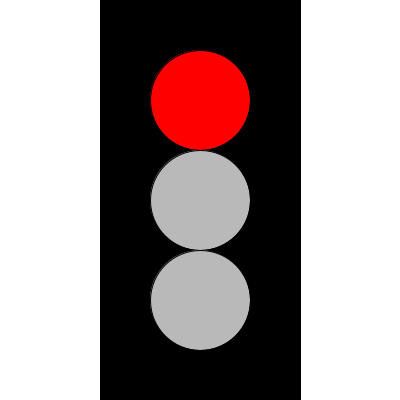
Frame 1 (no input)
Frame 60 (the mouse pressed at the canvas centre just before this capture): identical to frame 1, image omitted
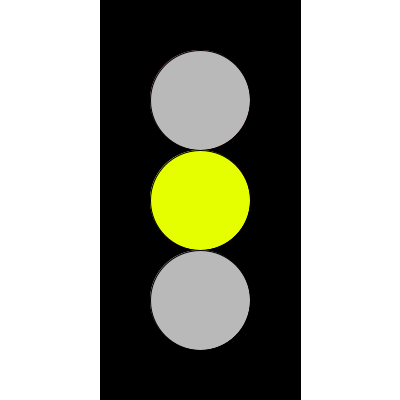
Frame 120 (the mouse held since frame 60 and released just before this capture)

The Processing sketch that drew these frames (run headless with seeded random() and noise(); from frame 60 on, the mouse is pressed at the canvas centre):

// Processing sketch: Task_6
// ── Task_6.pde
int redOn = color(255,0,0);
int yellowOn = color(230,255,0);
int greenOn = color(0,255,0);
int off = color(185);

void setup() {
  size(400, 400);
  background(255);
  rectMode(CENTER);
  fill(0);
  rect(width/2, height/2, width/2, height);
}

void draw() {
  
  switch(frameCount%400){
    case 1:
    fill(redOn);
    ellipse(width/2, height*0.25, 100, 100);
    fill(off);
    ellipse(width/2, height*0.50, 100, 100);
    ellipse(width/2, height*0.75, 100, 100);
    break;
    case 100:
    fill(off);
    ellipse(width/2, height*0.25, 100, 100);
    fill(yellowOn);
    ellipse(width/2, height*0.50, 100, 100);
    fill(off);
    ellipse(width/2, height*0.75, 100, 100);
    break;
    case 300:
    fill(off);
    ellipse(width/2, height*0.25, 100, 100);
    ellipse(width/2, height*0.50, 100, 100);
    fill(greenOn);
    ellipse(width/2, height*0.75, 100, 100);
    break;
    default:
    println(frameCount%400);
    break;
    
  }
  
}
